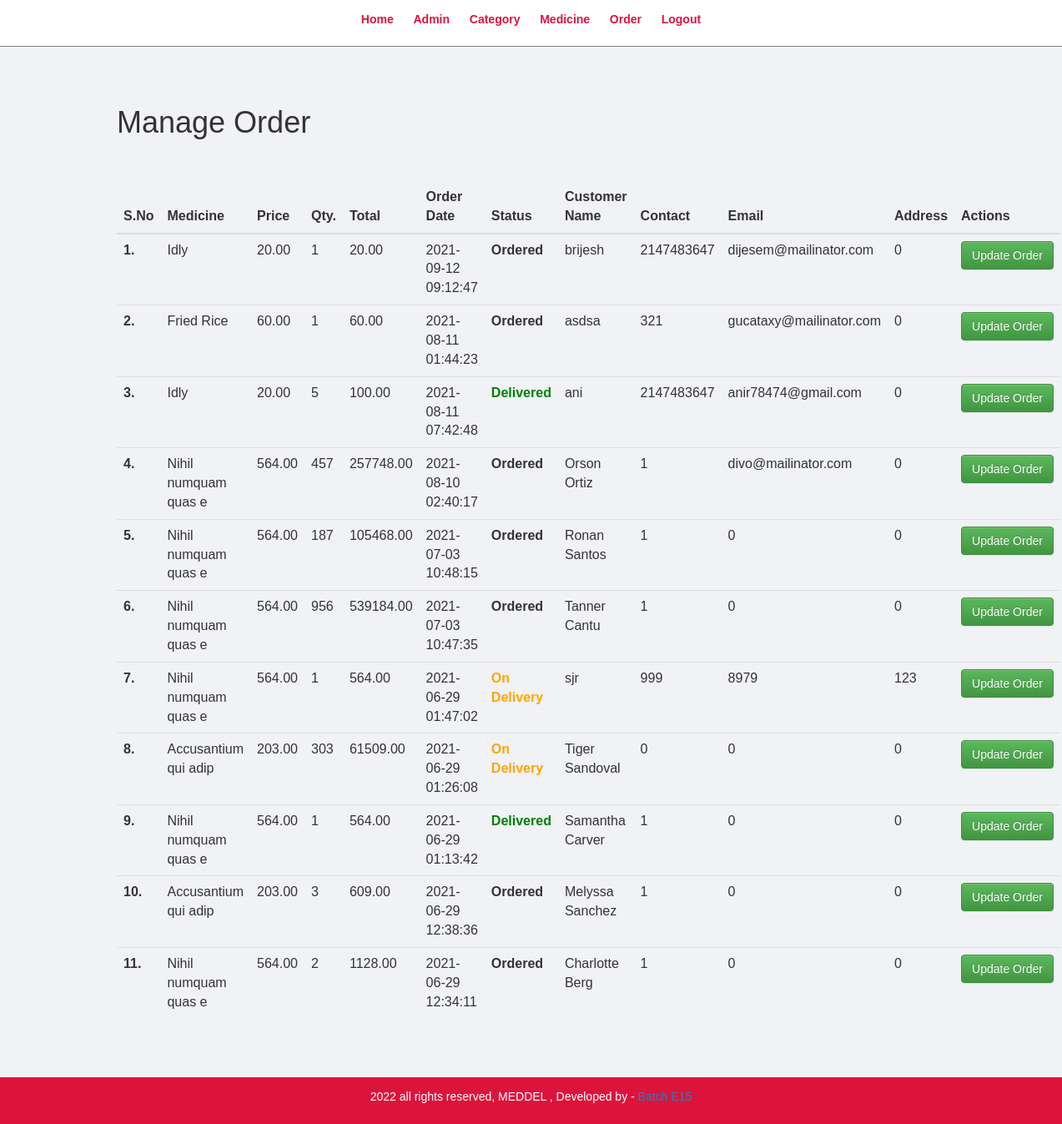
Page /admin/manage-order.php (signed in) on the committed database.
### tables this page shows
CREATE TABLE `tbl_order` (
  `id` int(10) UNSIGNED NOT NULL,
  `medicine` varchar(150) NOT NULL,
  `price` decimal(10,2) NOT NULL,
  `qty` int(11) NOT NULL,
  `total` decimal(10,2) NOT NULL,
  `order_date` datetime NOT NULL,
  `status` varchar(50) NOT NULL,
  `customer_name` varchar(150) NOT NULL,
  `customer_contact` int(20) NOT NULL,
  `customer_email` varchar(150) NOT NULL,
  `customer_address` int(255) NOT NULL
);

### admin/manage-order.php (the view, shortened to what this page needs)
<?php include('partials/menu.php'); ?>
<div class="main-content">
    <div class="wrapper">
        <h1>Manage Order</h1>
        <br>
<br>
        <table class="table">
            <thead>
                <tr>
                    <th scope="col">S.No</th>
                    <th scope="col">Medicine</th>
                    <th scope="col">Price</th>
                    <th scope="col">Qty.</th>
                    <th scope="col">Total</th>
                    <th scope="col">Order Date</th>
                    <th scope="col">Status</th>
                    <th scope="col">Customer Name</th>
                    <th scope="col"> Contact</th>
                    <th scope="col"> Email</th>
                    <th scope="col"> Address</th>
                    <th scope="col"> Actions</th>
                </tr>
            </thead>
            <tbody>
                <?php
    $sql="SELECT * FROM tbl_order ORDER BY id DESC";
    $res=mysqli_query($conn,$sql);
    $count=mysqli_num_rows($res);
    $sn=1;
    if($count>0)
    {
      while($rows=mysqli_fetch_assoc($res))
      {
        $id=$rows['id'];
        $medicine=$rows['medicine'];
        $price=$rows['price'];
        $qty=$rows['qty'];
        $total=$rows['total'];
        $order_date=$rows['order_date'];
        $status= $rows['status'];
        $customer_name=$rows['customer_name'];
        $customer_contact=$rows['customer_contact'];
        $customer_email=$rows['customer_email'];
        $customer_address=$rows['customer_address'];
        ?>
                <tr>
                    <th scope="row"><?php echo $sn++;?>.</th>
                    <td><?php echo $medicine;?></td>
                    <td><?php echo $price;?></td>
                    <td><?php echo $qty;?></td>
                    <td><?php echo $total;?></td>
                    <td><?php echo $order_date;?></td>
                    <td>
                        <?php
                         if($status=="Ordered")
                        {
                            echo "<label> $status </label>";
                        }
                        else if($status=="On Delivery"){
                            echo "<label style='color:orange;'> $status </label>";
                        }
                        else if($status=="Delivered"){
                            echo "<label style='color:green;'> $status </label>";
                        }
                        else if($status=="Cancelled"){
                            echo "<label style='color:red;'> $status </label>";
                        }
                        ?>
                    </td>
                    <td><?php echo $customer_name;?></td>
                    <td><?php echo $customer_contact;?></td>
                    <td><?php echo $customer_email;?></td>
                    <td><?php echo $customer_address;?></td>
                    <td><a class="btn btn-success" href="<?php echo SITEURL; ?>admin/update-order.php?id=<?php echo $id;?>" role="button">Update Order</a></td>
                </tr>
                <?php
      }
    }
    ?>
            </tbody>
        </table>
    </div>
</div>
<?php include('partials/footer.php'); ?>

### admin/partials/menu.php (shortened to what this page needs)
<html>
<head>
    <link rel="stylesheet" href="../css/admin.css">
    <link rel="stylesheet" href="https://maxcdn.bootstrapcdn.com/bootstrap/3.3.7/css/bootstrap.min.css"
>
    <link rel="stylesheet" href="https://maxcdn.bootstrapcdn.com/bootstrap/3.3.7/css/bootstrap-theme.min.css"
>
</head>
<body>
    <div class="menu text-center">
        <div class="wrapper">
            <ul>
                <li><a href="index.php">Home</a></li>
                <li><a href="manage-admin.php">Admin</a></li>
                <li><a href="manage-category.php">Category</a></li>
                <li><a href="manage-medicine.php">Medicine</a></li>
                <li><a href="manage-order.php">Order</a></li>
                <li><a href="logout.php">Logout</a></li>
            </ul>
        </div>
    </div>

### admin/partials/footer.php
<div class="footer">
        <div class="wrapper">
        <p class="text-center">2022 all rights reserved, MEDDEL , Developed by - <a href="#">Batch E15</a></p>
        </div>
        </div>
    </body>
</html>

### css/admin.css (style rules this page uses)
* { margin: 0; padding: 0; font-family: Arial, Helvetica, sans-serif; }
.wrapper { padding: 1%; width: 80%; margin: 0 auto; }
.text-center { text-align: center; }
.menu { border-bottom: 1px solid grey; }
.menu ul { list-style-type: none; }
.menu ul li { display: inline; padding: 1%; }
.menu ul li a { text-decoration: none; font-weight: bold; color: crimson; }
.main-content { background-color: #f1f2f6; padding: 3% 0; }
.footer { background-color: crimson; color: white; }

### rows in the picture
tbl_order: medicine "Idly", price "20.00", qty "1", total "20.00", order_date "2021-09-12 09:12:47", status "Ordered", customer_name "brijesh", customer_contact "2147483647", customer_email "dijesem@mailinator.com", customer_address "0"
tbl_order: medicine "Fried Rice", price "60.00", qty "1", total "60.00", order_date "2021-08-11 01:44:23", status "Ordered", customer_name "asdsa", customer_contact "321", customer_email "gucataxy@mailinator.com", customer_address "0"
tbl_order: medicine "Idly", price "20.00", qty "5", total "100.00", order_date "2021-08-11 07:42:48", status "Delivered", customer_name "ani", customer_contact "2147483647", customer_email "anir78474@gmail.com", customer_address "0"
tbl_order: medicine "Nihil numquam quas e", price "564.00", qty "457", total "257748.00", order_date "2021-08-10 02:40:17", status "Ordered", customer_name "Orson Ortiz", customer_contact "1", customer_email "divo@mailinator.com", customer_address "0"
tbl_order: medicine "Nihil numquam quas e", price "564.00", qty "187", total "105468.00", order_date "2021-07-03 10:48:15", status "Ordered", customer_name "Ronan Santos", customer_contact "1", customer_email "0", customer_address "0"
tbl_order: medicine "Nihil numquam quas e", price "564.00", qty "956", total "539184.00", order_date "2021-07-03 10:47:35", status "Ordered", customer_name "Tanner Cantu", customer_contact "1", customer_email "0", customer_address "0"
tbl_order: medicine "Nihil numquam quas e", price "564.00", qty "1", total "564.00", order_date "2021-06-29 01:47:02", status "On Delivery", customer_name "sjr", customer_contact "999", customer_email "8979", customer_address "123"
tbl_order: medicine "Accusantium qui adip", price "203.00", qty "303", total "61509.00", order_date "2021-06-29 01:26:08", status "On Delivery", customer_name "Tiger Sandoval", customer_contact "0", customer_email "0", customer_address "0"
tbl_order: medicine "Nihil numquam quas e", price "564.00", qty "1", total "564.00", order_date "2021-06-29 01:13:42", status "Delivered", customer_name "Samantha Carver", customer_contact "1", customer_email "0", customer_address "0"
tbl_order: medicine "Accusantium qui adip", price "203.00", qty "3", total "609.00", order_date "2021-06-29 12:38:36", status "Ordered", customer_name "Melyssa Sanchez", customer_contact "1", customer_email "0", customer_address "0"
tbl_order: medicine "Nihil numquam quas e", price "564.00", qty "2", total "1128.00", order_date "2021-06-29 12:34:11", status "Ordered", customer_name "Charlotte Berg", customer_contact "1", customer_email "0", customer_address "0"
